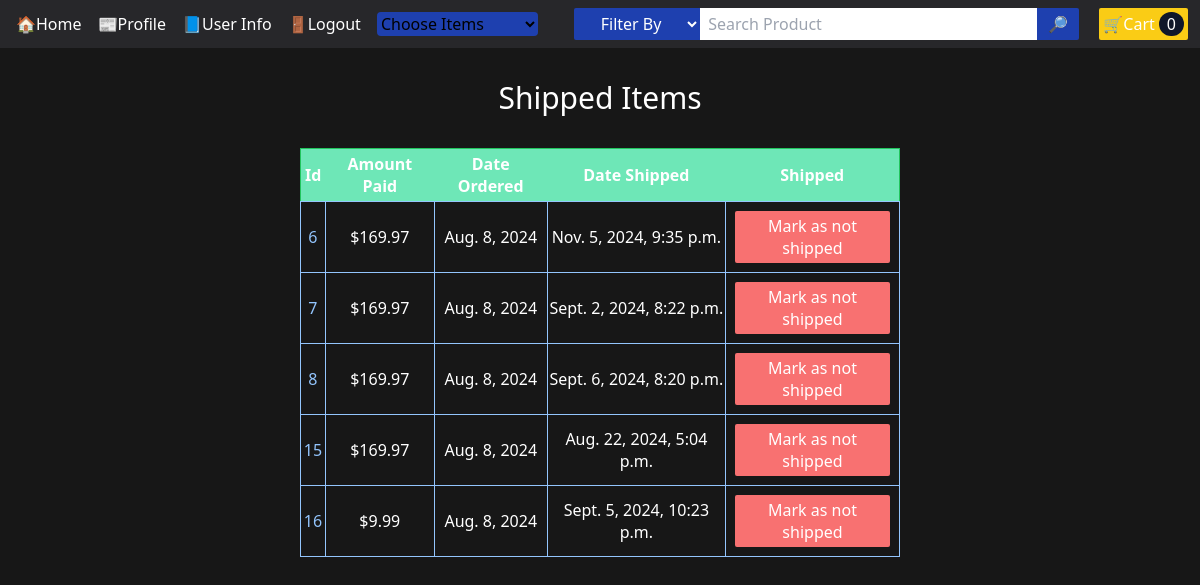
The page /payment/shipped_dash (signed in) on the database its author committed.
### payment/models.py (models this page shows, shortened)
class Order(models.Model):
    user = models.ForeignKey(User, on_delete=models.CASCADE, null=True, blank=True)
    full_name = models.CharField(max_length=250)
    email = models.EmailField(max_length=250)
    shipping_address = models.TextField(max_length=15000)
    amount_paid = models.DecimalField(max_digits=7, decimal_places=2)
    date_ordered = models.DateField(auto_now_add=True)
    shipped = models.BooleanField(default=False)
    date_shipped = models.DateTimeField(blank=True, null=True)

### payment/views.py (the view, shortened to what this page needs)
# urls.py: path("shipped_dash", shipped_dash, name="shipped_dash"),
def shipped_dash(request):
    if request.user.is_authenticated and request.user.is_superuser:
        orders = Order.objects.filter(shipped=True)
        return render(request, "payment/shipped_dash.html", {"orders": orders})
    else:
        messages.success(request, "Access Denied")
        return redirect("home")

### shoppingcart/context_processors.py (called while the page is built)
def shoppingcart(request):
    return {"shoppingcart": ShoppingCart(request)}

### shoppingcart/shoppingcart.py (called while the page is built)
    def __len__(self):
        return len(self.cart)

### payment/templates/payment/shipped_dash.html (shortened to what this page needs)
{% extends 'base.html' %}
{% load static %}
{% block content %}
  <div class="Header">
    <h1 class="text-3xl text-white text-center mt-8 mb-4">Shipped Items</h1>
  </div>
  <div class="w-5/6 md:w-1/2 mx-auto">
    <table class="table-auto text-white border border-collapse border-green-500 mt-8 mx-auto">
      <thead>
        <tr class="bg-emerald-300">
          <th class="p-1">Id</th>
          <th class="p-1">Amount Paid</th>
          <th class="p-1">Date Ordered</th>
          <th class="p-1">Date Shipped</th>
          <th class="p-1">Shipped</th>
        </tr>
      </thead>
      <tbody>
        {% for item in orders %}
          <tr class="text-white text-center border border-blue-300">
            <td class="border border-blue-300">
              <a class="hover:opacity-85 text-blue-300" href="{% url 'orders' item.id %}">{{ item.id }}</a>
            </td>
            <td class="border border-blue-300">${{ item.amount_paid }}</td>
            <td class="border border-blue-300">{{ item.date_ordered }}</td>
            <td class="border border-blue-300">{{ item.date_shipped }}</td>
            <td class="border border-blue-300">
              <form class="p-2 flex m-0" method="POST">
                <button type="Submit" class="flex content-center text-white bg-red-400 p-1 rounded-sm hover:opacity-85">Mark as not shipped</button>
              </form>
            </td>
          </tr>
        {% endfor %}
      </tbody>
    </table>
  </div>
{% endblock %}

### rows shown on the page
Order: id "6", amount_paid "169.97", date_ordered "Aug. 8, 2024", date_shipped "Nov. 5, 2024, 9:35 p.m."
Order: id "7", amount_paid "169.97", date_ordered "Aug. 8, 2024", date_shipped "Sept. 2, 2024, 8:22 p.m."
Order: id "8", amount_paid "169.97", date_ordered "Aug. 8, 2024", date_shipped "Sept. 6, 2024, 8:20 p.m."
Order: id "15", amount_paid "169.97", date_ordered "Aug. 8, 2024", date_shipped "Aug. 22, 2024, 5:04 p.m."
Order: id "16", amount_paid "9.99", date_ordered "Aug. 8, 2024", date_shipped "Sept. 5, 2024, 10:23 p.m."

### other values the page prints
{{ shoppingcart|length }} "0"
